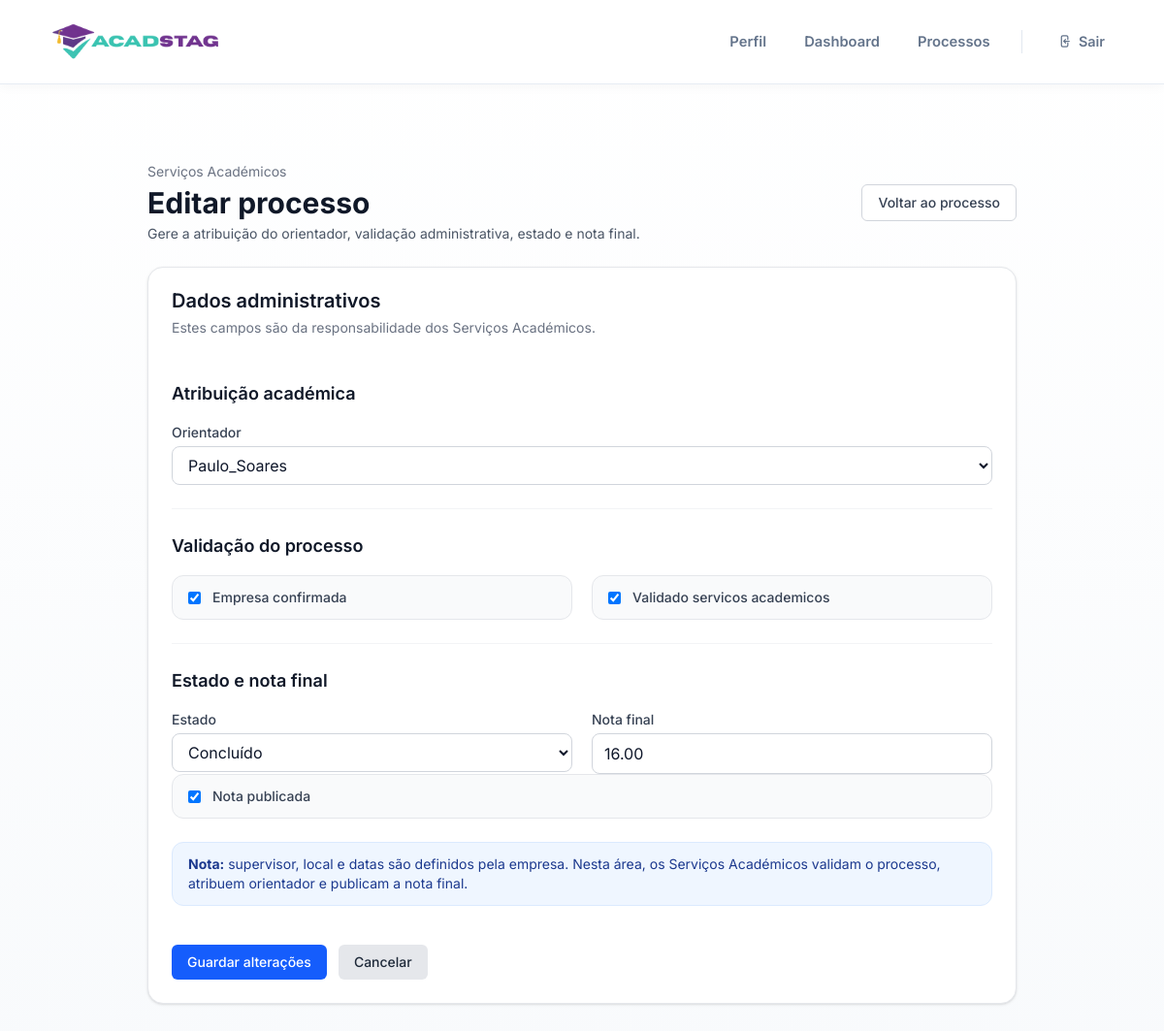
Screenshot of /processos/1/editar/ (signed in) with the database file from the repository.
### processos/models.py (models this page shows, shortened)
class ProcessoEstagio(models.Model):
    class Estado(models.TextChoices):
        PREPARACAO = "PREPARACAO", "Preparação"
        EM_CURSO = "EM_CURSO", "Em curso"
        EM_AVALIACAO = "EM_AVALIACAO", "Em avaliação"
        CONCLUIDO = "CONCLUIDO", "Concluído"
    candidatura = models.OneToOneField(
        Candidatura,
        on_delete=models.CASCADE,
        related_name="processo",
    )
    orientador = models.ForeignKey(
        User,
        on_delete=models.SET_NULL,
        null=True,
        blank=True,
        related_name="processos_orientados",
        limit_choices_to={"role": "ORIENTADOR"},
    )
    supervisor_nome = models.CharField(max_length=150, blank=True)
    supervisor_email = models.EmailField(blank=True)
    supervisor_telefone = models.CharField(max_length=30, blank=True)
    supervisor_cargo = models.CharField(max_length=120, blank=True)
    local_estagio = models.CharField(max_length=200, blank=True)
    data_inicio = models.DateField(null=True, blank=True)
    data_fim = models.DateField(null=True, blank=True)
    acordo_estagio = models.FileField(
        upload_to="acordos_estagio/",
        validators=[FileExtensionValidator(allowed_extensions=["pdf"])],
        null=True,
        blank=True,
    )
    estado = models.CharField(
        max_length=30,
        choices=Estado.choices,
        default=Estado.PREPARACAO,
    )
    empresa_confirmada = models.BooleanField(default=False)
    validado_servicos_academicos = models.BooleanField(default=False)
    nota_final = models.DecimalField(
        max_digits=4,
        decimal_places=2,
        null=True,
        blank=True,
    )
    nota_publicada = models.BooleanField(default=False)
    criado_em = models.DateTimeField(auto_now_add=True)
    atualizado_em = models.DateTimeField(auto_now=True)
    class Meta:
        ordering = ["-criado_em"]

### processos/views.py (the view)
# urls.py: path("<int:pk>/editar/", views.editar_processo, name="editar"),
@login_required
@role_required("ADMIN", message="Acesso restrito aos serviços académicos.")
def editar_processo(request, pk):
    processo = get_object_or_404(
        ProcessoEstagio.objects.select_related(
            "candidatura",
            "candidatura__aluno",
            "candidatura__estagio",
            "candidatura__estagio__empresa",
            "orientador",
        ),
        pk=pk,
    )
    if request.method == "POST":
        form = ProcessoAdminForm(request.POST, instance=processo)
        if form.is_valid():
            processo=form.save()
            atualizar_estado_processo(processo)
            messages.success(request, "Processo atualizado com sucesso.")
            return redirect("processos:detalhe", pk=processo.pk)
    else:
        form = ProcessoAdminForm(instance=processo)
    context = {
        "processo": processo,
        "form": form,
    }
    return render(request, "processos/editar_processo.html", context)

### processos/forms.py (shortened to what this page needs)
class ProcessoAdminForm(BaseTailwindForm, forms.ModelForm):
    orientador = forms.ModelChoiceField(
        queryset=User.objects.filter(role="ORIENTADOR").order_by("username"),
        required=False,
        label="Orientador",
    )
    class Meta:
        model = ProcessoEstagio
        fields = [
            "orientador",
            "empresa_confirmada",
            "validado_servicos_academicos",
            "estado",
            "nota_final",
            "nota_publicada",
        ]
        widgets = {
            "nota_final": forms.NumberInput(
                attrs={
                    "min": 0,
                    "max": 20,
                    "step": "0.01",
                }
            ),
        }

### users/models.py (called while the page is built)
    def __str__(self):
        return self.username

### templates/processos/editar_processo.html (shortened to what this page needs)
{% extends "base.html" %}
{% block content %}
<div class="max-w-4xl mx-auto py-8 space-y-6">
    <div class="flex flex-col md:flex-row md:items-center md:justify-between gap-4">
        <div>
            <p class="text-sm text-gray-500 mb-1">Serviços Académicos</p>
            <h1 class="text-3xl font-bold text-gray-900">Editar processo</h1>
            <p class="text-sm text-gray-600 mt-1">
                Gere a atribuição do orientador, validação administrativa, estado e nota final.
            </p>
        </div>
        <a
            href="{% url 'processos:detalhe' processo.pk %}"
            class="inline-flex items-center justify-center rounded-md border border-gray-300 bg-white px-4 py-2 text-sm font-medium text-gray-700 hover:bg-gray-50 transition"
        >
            Voltar ao processo
        </a>
    </div>
    <div class="bg-white border border-gray-200 shadow-sm rounded-2xl overflow-hidden">
        <div class="px-6 py-5 border-b border-gray-100">
            <h2 class="text-xl font-semibold text-gray-900">Dados administrativos</h2>
            <p class="text-sm text-gray-500 mt-1">
                Estes campos são da responsabilidade dos Serviços Académicos.
            </p>
        </div>
        <form method="post" class="p-6 space-y-6">
            <div>
                <h3 class="text-lg font-semibold text-gray-900 mb-4">Atribuição académica</h3>
                <div>
                    <label class="block text-sm font-medium text-gray-700 mb-1">
                        {{ form.orientador.label }}
                    </label>
                    {{ form.orientador }}
                </div>
            </div>
            <div class="border-t border-gray-100 pt-6">
                <h3 class="text-lg font-semibold text-gray-900 mb-4">Validação do processo</h3>
                <div class="grid md:grid-cols-2 gap-5">
                    <label class="flex items-center gap-3 rounded-xl border border-gray-200 bg-gray-50 px-4 py-3">
                        {{ form.empresa_confirmada }}
                        <span class="text-sm font-medium text-gray-700">
                            {{ form.empresa_confirmada.label }}
                        </span>
                    </label>
                    <label class="flex items-center gap-3 rounded-xl border border-gray-200 bg-gray-50 px-4 py-3">
                        {{ form.validado_servicos_academicos }}
                        <span class="text-sm font-medium text-gray-700">
                            {{ form.validado_servicos_academicos.label }}
                        </span>
                    </label>
                </div>
            </div>
            <div class="border-t border-gray-100 pt-6">
                <h3 class="text-lg font-semibold text-gray-900 mb-4">Estado e nota final</h3>
                <div class="grid md:grid-cols-2 gap-5">
                    <div>
                        <label class="block text-sm font-medium text-gray-700 mb-1">
                            {{ form.estado.label }}
                        </label>
                        {{ form.estado }}
                    </div>
                    <div>
                        <label class="block text-sm font-medium text-gray-700 mb-1">
                            {{ form.nota_final.label }}
                        </label>
                        {{ form.nota_final }}
                    </div>
                </div>
                <div class="mt-5">
                    <label class="flex items-center gap-3 rounded-xl border border-gray-200 bg-gray-50 px-4 py-3">
                        {{ form.nota_publicada }}
                        <span class="text-sm font-medium text-gray-700">
                            {{ form.nota_publicada.label }}
                        </span>
                    </label>
                </div>
            </div>
            <div class="rounded-xl border border-blue-100 bg-blue-50 px-4 py-3">
                <p class="text-sm text-blue-900">
                    <strong>Nota:</strong> supervisor, local e datas são definidos pela empresa.
                    Nesta área, os Serviços Académicos validam o processo, atribuem orientador e publicam a nota final.
                </p>
            </div>
            <div class="flex flex-wrap gap-3 pt-4">
                <button
                    type="submit"
                    class="rounded-md bg-blue-600 px-4 py-2 text-sm font-medium text-white hover:bg-blue-700 transition"
                >
                    Guardar alterações
                </button>
                <a
                    href="{% url 'processos:detalhe' processo.pk %}"
                    class="rounded-md bg-gray-200 px-4 py-2 text-sm font-medium text-gray-800 hover:bg-gray-300 transition"
                >
                    Cancelar
                </a>
            </div>
        </form>
    </div>
</div>
{% endblock %}

### templates/base.html (style rules this page uses)
:root { --teal: #2DD4BF; --teal-dk: #14B8A6; --purple: #6D28D9; --purple-hover: #5B21B6; --purple-lt: #F3E8FF; --gold: #F59E0B; --ink: #0F172A; --ink-mid: #64748B; --surface: #F8FAFC; --border: #E2E8F0; }
*, *::before, *::after { box-sizing: border-box; }
body { margin: 0; font-family: 'Inter', sans-serif; background: linear-gradient(to bottom, #ffffff, var(--surface)); color: var(--ink); -webkit-font-smoothing: antialiased; }
a { transition: color .18s ease; }

### rows the page displays
ProcessoEstagio: orientador "Paulo_Soares", empresa_confirmada "☑", validado_servicos_academicos "☑", estado "Concluído", nota_final "16.00", nota_publicada "☑"
